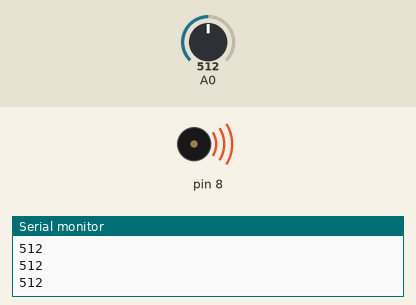
Bench run of a sketch on a simulated Arduino Uno, built with avr-gcc and run on an emulated ATmega328P. Parts: buzzer (waves = sounding), the last lines printed to the serial monitor. The test bench sets the inputs (shaded band); at power-on: A0 = 512.

Above: at 1.2 s.
1.3 s: A0 set to 488
At 1.6 s:
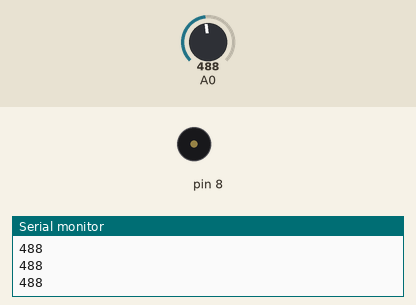
2.8 s: A0 set to 511
At 4.0 s:
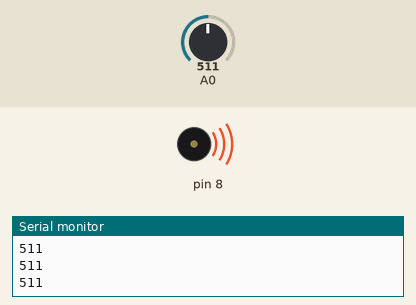
4.3 s: A0 set to 495
At 5.2 s:
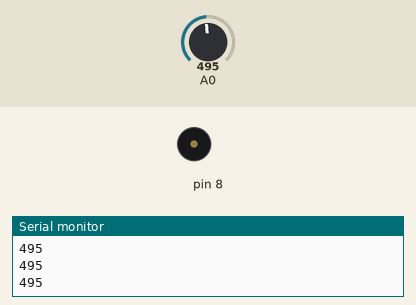
Timing chart, 0 to 7.3 s (numbered marks = the images above; inputs shaded):
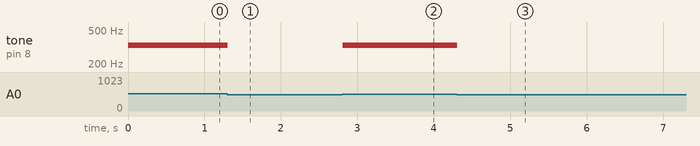

Measured:
- the behaviour switches between 505 and 504 on A0 (found by bisection; images 0 and 1)
- after the input at 1.3 s, tone on pin 8: 330 Hz → silent at once
- after the input at 2.8 s, tone on pin 8: silent → 330 Hz at once
- after the input at 4.3 s, tone on pin 8: 330 Hz → silent at once

The sketch:

ElectroPianoArduino.ino
```cpp
int playNotes [] = {262,294,330,349};

void setup() {
  Serial.begin(9600);
}

void loop() {
  int keyValue = analogRead(A0);
  Serial.println(keyValue);

  if(keyValue == 1023){
    tone(8, playNotes[0]);
  }
  else if(keyValue >= 990 && keyValue <= 1010){
      tone(8, playNotes[1]);
  }
  else if(keyValue>= 505 && keyValue<= 515){
      tone(8, playNotes[2]);
  }
  else if(keyValue >= 5 && keyValue <= 10){
      tone(8, playNotes[3]);
  }else{
    noTone(8);
  }
}
```
